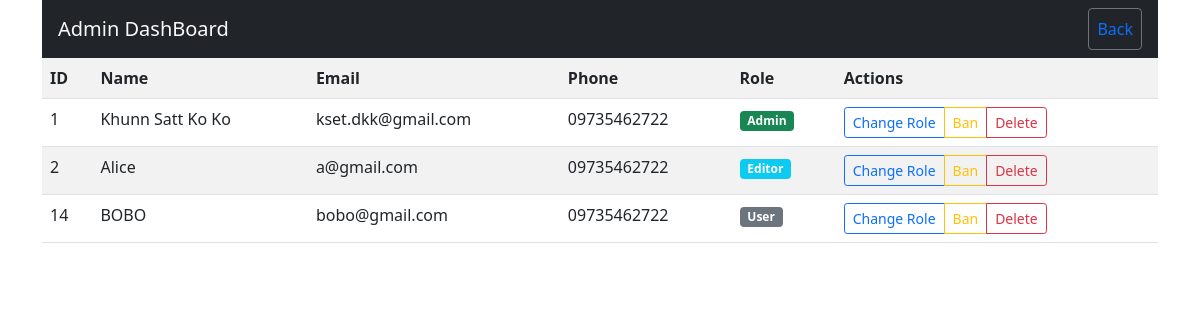
/admin.php (signed in), run on the app's committed database.
### tables this page shows
CREATE TABLE `users` (
  `id` int(11) NOT NULL,
  `name` varchar(255) NOT NULL,
  `email` varchar(255) NOT NULL,
  `phone` text NOT NULL,
  `address` text NOT NULL,
  `password` varchar(255) NOT NULL,
  `role_id` int(11) NOT NULL DEFAULT 1,
  `suspended` int(11) NOT NULL DEFAULT 0,
  `created_at` datetime NOT NULL,
  `updated_at` datetime DEFAULT NULL
);

CREATE TABLE `roles` (
  `id` int(11) NOT NULL,
  `name` varchar(255) NOT NULL,
  `value` int(11) NOT NULL
);

### _classes/Helpers/Auth.php (called while the page is built, shortened)
<?php
class Auth
{
    static $loginUrl = "/index.php";
    static function check(){
        if($_SESSION["user"]){
            return $_SESSION['user'];
        }else{
            HTTP::redirect(static::$loginUrl);
        }
    }
}

### _classes/Libs/Database/UsersTable.php (called while the page is built, shortened)
<?php
class UsersTable
{
    private $db;
    public function __construct(MySQL $mysql){
        $this->db = $mysql->connect();
    }
    public function getAll(){
        $statement = $this->db->query("SELECT users.* , roles.name AS role, roles.value AS value FROM users LEFT JOIN roles on users.role_id = roles.id");
        return $statement->fetchAll();
    }
}

### _classes/Libs/Database/MySQL.php (called while the page is built, shortened)
<?php
class MySQL
{
    private $db;
    private $dbhost;
    private $dbuser;
    private $dbpass;
    private $dbname;
    public function __construct(
        $dbhost = "localhost",
        $dbuser = "root",
        $dbpass = "",
        $dbname = "cars",
    ){
        $this->dbhost = $dbhost;
        $this->dbuser = $dbuser;
        $this->dbpass = $dbpass;
        $this->dbname = $dbname;
    }
    public function connect()
    {
        try{
            $this->db = new PDO(
                "mysql:dbhost=$this->dbhost;dbname=$this->dbname",
                $this->dbuser,
                $this->dbpass,
                [
                    PDO::ATTR_ERRMODE => PDO::ERRMODE_EXCEPTION,
                    PDO::ATTR_DEFAULT_FETCH_MODE => PDO::FETCH_OBJ,
                ]
            );
        }catch(PDOException $e){
            echo $e->getMessage();
            exit();
        }
        return $this->db;
    }
}

### admin.php (the view, shortened to what this page needs)
<?php
    $table = new UsersTable(new MySQL());
    $users = $table->getAll();
    $auth = Auth::check();
?>
<!DOCTYPE html>
<html lang="en">
<head>
    <link rel="stylesheet" href="css/bootstrap.min.css">
</head>
<body>
    <?php if($auth->role_id > 1) : ?>
        <div class="container">
            <nav class="navbar navbar-expands bg-dark px-3">
                <div class="navbar-brand text-light">Admin DashBoard</div>
                <div class="navbar-nav">
                    <div class="nav-item"><a href="home.php" class="nav-link btn btn-outline-secondary p-2">Back</a></div>
                </div>
            </nav>
            <table class="table table-striped">
                <tr>
                    <th>ID</th>
                    <th>Name</th>
                    <th>Email</th>
                    <th>Phone</th>
                    <th>Role</th>
                    <th>Actions</th>
                </tr>
                <?php foreach($users as $user): ?>
                    <tr>
                        <td><?= $user->id ?></td>
                        <td><?=$user->name ?></td>
                        <td><?=$user->email ?></td>
                        <td><?=$user->phone ?></td>
                        <td>
                            <?php if($user->value === 1) : ?>
                                <span class="badge bg-secondary">
                            <?php elseif($user->value === 2) : ?>
                                <span class="badge bg-info">
                            <?php elseif($user->value === 3) : ?>
                                <span class="badge bg-success">
                            <?php endif ?>
                                    <?= $user->role ?>
                                </span>
                        </td>
                        <td>
                            <div class="btn-group dropdown">
                                <a href="" class="btn btn-outline-primary btn-sm" data-bs-toggle="dropdown">Change Role</a>
                                    <?php if($user->suspended) : ?>
                                        <a href="_actions/unsuspend.php?id=<?= $user->id ?>&role_id=<?= $user->role_id?>" class="btn btn-outline-warning btn-sm">Unban</a>
                                    <?php else : ?>
                                        <a href="_actions/suspend.php?id=<?= $user->id ?>&role_id=<?= $user->role_id?>" class="btn btn-outline-warning btn-sm">Ban</a>
                                    <?php endif ?>
                                    <a href="_actions/delete.php?id=<?= $user->id ?>&role_id=<?= $user->role_id?>" class="btn btn-outline-danger btn-sm">Delete</a>
                            </div>
                        </td>
                    </tr>
                <?php endforeach ?>
            </table>
        </div>
    <?php else : ?>
        <?php HTTP::redirect("/home.php", "error=user")?>
    <?php endif ?>
</body>
</html>

### data on the page
users: id "1", name "Khunn Satt Ko Ko", email "kset.dkk@gmail.com", phone "09735462722", role.name "Admin"
users: id "2", name "Alice", email "a@gmail.com", phone "09735462722", role.name "Editor"
users: id "14", name "BOBO", email "bobo@gmail.com", phone "09735462722", role.name "User"
